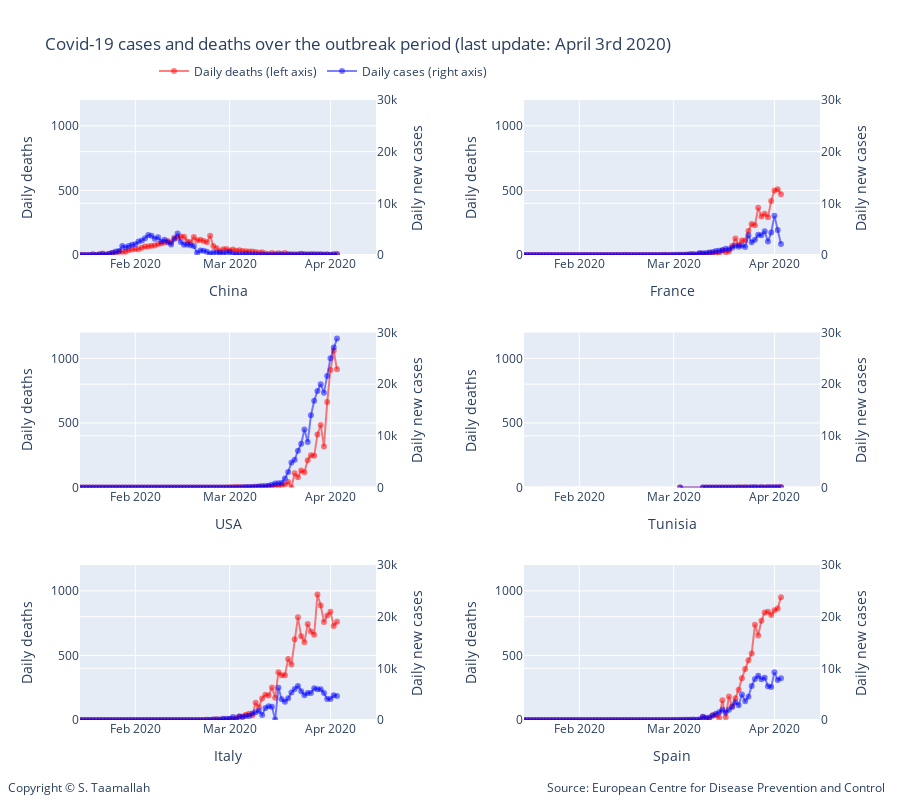

The notebook cell saved with this chart:
### Markdown cell above
- Italy has been under a national lockdown since March 9th. If we consider here the 10th of March as the effective shutdown day and using a 16 day delay for the number of daily cases to peak (as derived from the China case above), we can expect a peak to be reached around March 26th. In Spain and in France, one can hope for a peak occuring 6 and 8 days later respectively i.e. April 1st and april 3rd. 

- It is interesting to see in the graph above that the number of daily cases in Italy has not increased since March 21nd and remained between 5000 and 6000 per day. A similar observation can be made in Spain with the number of new cases flat since March 27th. 

- If the number of cases indeed peaked in Italy and Spain, then we should expect a peak in the number of daily deaths in Italy around April 5th in Italy, April 11th in Spain and April 13th in France.

- Of course there is an important assumption here; we are assuming that the lockdown in different countries will have the same effect and delay. In reality the degree of stirctness of a lockdown depends on the country and a varying delay and plateau length and shape is to be expected.

### Code cell
#plotting number of cases and number of deaths for different countries
# all charts using same scale for ease of comparison
# number of death are on the left y-axis. 

# Add traces
trace1 = go.Scatter(
        x=df_china.index, 
        y=df_china['deaths'],
        mode='lines+markers',
        name='Daily deaths (left axis)',
        line_color='rgba(256, 0, 0, .5)',
)
trace2 = go.Scatter(
        x=df_china.index, 
        y=df_china['cases'],
        mode='lines+markers',
        name='Daily cases (right axis)',
        line_color='rgba(0, 0, 256, .5)',
        yaxis='y2'
)
trace3 = go.Scatter(
        x=df_france.index, 
        y=df_france['deaths'],
        mode='lines+markers',
        name='Daily deaths',
        showlegend=False,
        line_color='rgba(256, 0, 0, .5)',
        xaxis='x2',
        yaxis='y3'
)
trace4 = go.Scatter(
        x=df_france.index, 
        y=df_france['cases'],
        mode='lines+markers',
        name='Daily cases',
        line_color='rgba(0, 0, 256, .5)',
        xaxis='x2',
        yaxis='y4',
        showlegend=False,
)
trace5 = go.Scatter(
        x=df_usa.index, 
        y=df_usa['deaths'],
        mode='lines+markers',
        name='Daily deaths',
        line_color='rgba(256, 0, 0, .5)',
        xaxis='x3',
        yaxis='y5',
        showlegend=False,
)
trace6 = go.Scatter(
        x=df_usa.index, 
        y=df_usa['cases'],
        mode='lines+markers',
        name='Daily cases',
        line_color='rgba(0, 0, 256, .5)',
        xaxis='x3',
        yaxis='y6',
        showlegend=False,
)
trace7 = go.Scatter(
        x=df_tunisia.index, 
        y=df_tunisia['deaths'],
        mode='lines+markers',
        name='Daily deaths',
        line_color='rgba(256, 0, 0, .5)',
        xaxis='x4',
        yaxis='y7',
        showlegend=False,
)
trace8 = go.Scatter(
        x=df_tunisia.index, 
        y=df_tunisia['cases'],
        mode='lines+markers',
        name='Daily cases',
        line_color='rgba(0, 0, 256, .5)',
        xaxis='x4',
        yaxis='y8',
        showlegend=False,
)


trace9 = go.Scatter(
        x=df_italy.index, 
        y=df_italy['deaths'],
        mode='lines+markers',
        name='Daily deaths',
        line_color='rgba(256, 0, 0, .5)',
        xaxis='x5',
        yaxis='y9',
        showlegend=False,
)

trace10 = go.Scatter(
        x=df_italy.index, 
        y=df_italy['cases'],
        mode='lines+markers',
        name='Daily cases',
        line_color='rgba(0, 0, 256, .5)',
        xaxis='x5',
        yaxis='y10',
        showlegend=False,
)

trace11 = go.Scatter(
        x=df_spain.index, 
        y=df_spain['deaths'],
        mode='lines+markers',
        name='Daily deaths',
        line_color='rgba(256, 0, 0, .5)',
        xaxis='x6',
        yaxis='y11',
        showlegend=False,
)
trace12 = go.Scatter(
        x=df_spain.index, 
        y=df_spain['cases'],
        mode='lines+markers',
        name='Daily cases',
        line_color='rgba(0, 0, 256, .5)',
        xaxis='x6',
        yaxis='y12',
        showlegend=False,
)

data = [trace1, trace2, trace3, trace4, trace5, trace6, trace7, trace8, trace9, trace10, trace11, trace12]

layout = go.Layout(
    title='Covid-19 cases and deaths over the outbreak period (last update: April 3rd 2020)',
    legend=dict(x=.1, y=1.07, orientation="h"), 
    width=900,
    height=800,
    
    annotations=[
        dict(
            x=1.09,
            y=-0.125,
            showarrow=False,
            text='Source: European Centre for Disease Prevention and Control',
            xref='paper',
            yref='paper'
        ),
        
        dict(
            x=-0.1,
            y=-0.125,
            showarrow=False,
            text='Copyright © S. Taamallah ',
            xref='paper',
            yref='paper'
        )
    ],
    
    # Top left
    xaxis=dict(
        title='China',
        domain=[0, 0.4],
        range=['2020-01-15', '2020-04-15'],
    ),
    yaxis=dict(
        title='Daily deaths',
        #type='log',
        range=[0,1200],
        domain=[0.75, 1],
        anchor='x'
    ),
    yaxis2=dict(
        title = 'Daily new cases',
        #type='log',
        range=[0,30000],
        overlaying='y',
        side='right'
    ),
    

    # Top right
    xaxis2=dict(
        title='France',
        range=['2020-01-15', '2020-04-15'],
        domain=[0.6, 1.0],
        anchor='y3'
    ),
    yaxis3=dict(
        #type='log',
        title = 'Daily deaths',
        domain=[0.75, 1],
        anchor='x2',
        range=[0,1200],

    ),
    yaxis4=dict(
        title = 'Daily new cases',
        domain=[0.6, 1.0],
        overlaying='y3',
        range=[0,30000],
        side='right',
        anchor='x2'
    ),

    # middle left
    xaxis3=dict(
        title='USA',
        range=['2020-01-15', '2020-04-15'],
        domain=[0, 0.4],
        anchor='y5'
    ),
    yaxis5=dict(
        #type='log',
        title = 'Daily deaths',
        domain=[0.375, 0.625],
        range=[0,1200],
        anchor='x3'
    ),
    yaxis6=dict(
        title = 'Daily new cases',
        domain=[0.375, 0.625],
        overlaying='y5',
        range=[0,30000],
        side='right',
        anchor='x3'
    ),

    # middle right
    xaxis4=dict(
        title='Tunisia',
        range=['2020-01-15', '2020-04-15'],
        domain=[0.6, 1.0],
        anchor='y7'
    ),
    yaxis7=dict(
        #type='log',
        title = 'Daily deaths',
        domain=[0.375, 0.625],
        range=[0,1200],
        anchor='x4'
    ),
    yaxis8=dict(
        title = 'Daily new cases',
        domain=[0.375, 0.625],
        overlaying='y7',
        range=[0,30000],
        side='right',
        anchor='x4'
    ),
    
    # Bottom left
    xaxis5=dict(
        title='Italy',
        range=['2020-01-15', '2020-04-15'],
        domain=[0, 0.4],
        anchor='y9'
    ),
    yaxis9=dict(
        #type='log',
        title = 'Daily deaths',
        domain=[0, 0.25],
        range=[0,1200],
        anchor='x5'
    ),
    yaxis10=dict(
        title = 'Daily new cases',
        domain=[0, 0.25],
        overlaying='y9',
        range=[0,30000],
        side='right',
        anchor='x5'
    ),
    
    # Bottom bottom right
    xaxis6=dict(
        title='Spain',
        range=['2020-01-15', '2020-04-15'],
        domain=[0.6, 1.0],
        anchor='y11'
    ),
    yaxis11=dict(
        #type='log',
        title = 'Daily deaths',
        domain=[0, 0.25],
        range=[0,1200],
        anchor='x6'
    ),
    yaxis12=dict(
        title = 'Daily new cases',
        domain=[0, 0.25],
        overlaying='y11',
        range=[0,30000],
        side='right',
        anchor='x6'
    )
    
)


    
fig = go.Figure(data=data, layout=layout)


fig.show()


#py.plot(data, filename = 'basic-line', auto_open=True)
#py.plot(data, filename='privacy-public', sharing='public')

from plotly.offline import plot
plot(fig, filename="STaamallah_covid19_analysis_chart_4_20200403.html", auto_open = False)

#from IPython.display import HTML, display
#display(HTML('STaamallah_covid19_analysis_chart_4_20200403.html'), metadata=dict(isolated=False))
